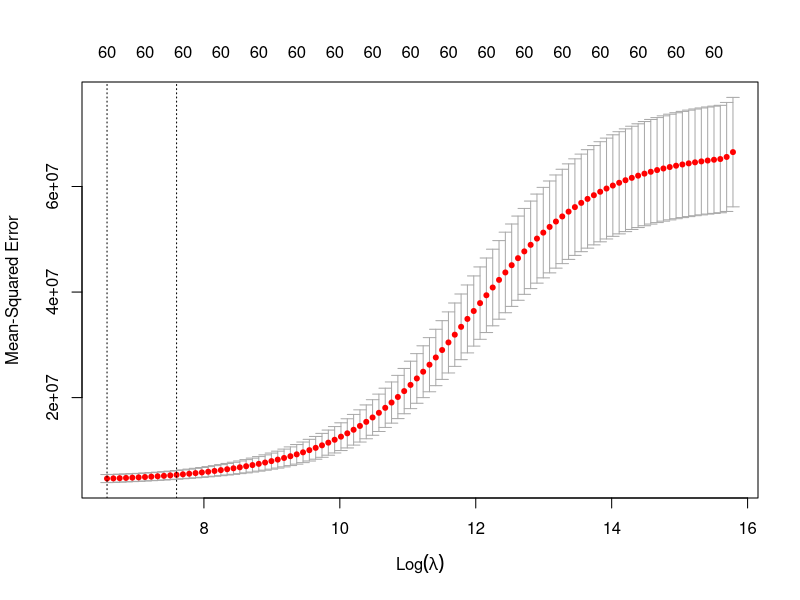

Reproduce this figure in R.
#------------------------Ridge Regression-------------------------------------
#-----------------------------------------------------------------------------

# Load the dataset "carPrice_1 in the working directory"


carPrice<-read.csv("carPrice.csv")


# Create a matrix "x" of all independent variables
# and store dependent variable in "y".

x <- model.matrix(price~.,data=carPrice)[,-1]
y <-carPrice$price

# Divide you data in 70:30 

set.seed(1)
train= sample(1:nrow(x), 0.7*nrow(x))

# Store indices into test which is not present in train . 
test = (-train)

y.test = y[test]

#-----------------------------------------------------------------------------

library(glmnet)

# Cross Validation

cv.out <- cv.glmnet(x[train,],y[train],alpha=0)

# Plot cv.out

plot(cv.out)

# Optimal lamda 

minlamda <- cv.out$lambda.min

minlamda

# Apply model on train dataset at lambda equal to minlamda

ridge.mod <- glmnet(x[train,],y[train],alpha=0,lambda =minlamda)

# Prediction on test dataset

ridge.pred <- predict(ridge.mod,s=minlamda,newx=x[test,])


# MSE with ridge 

mean((ridge.pred-y.test)^2)


# Apply model on train dataset at lambda equal to zero

ridge.mod <- glmnet(x[train,],y[train],alpha=0,lambda = 0)

# Linear Regression model
ridge.pred_0 <- predict(ridge.mod,s=0,newx=x[test,])


# MSE Linear regression model

mean((ridge.pred_0-y.test)^2)

# Final model Coefficents 

ridge_coef <-predict(ridge.mod,type="coefficients",s=minlamda)

ridge_coef

#----------------------------------------------------------------------------------